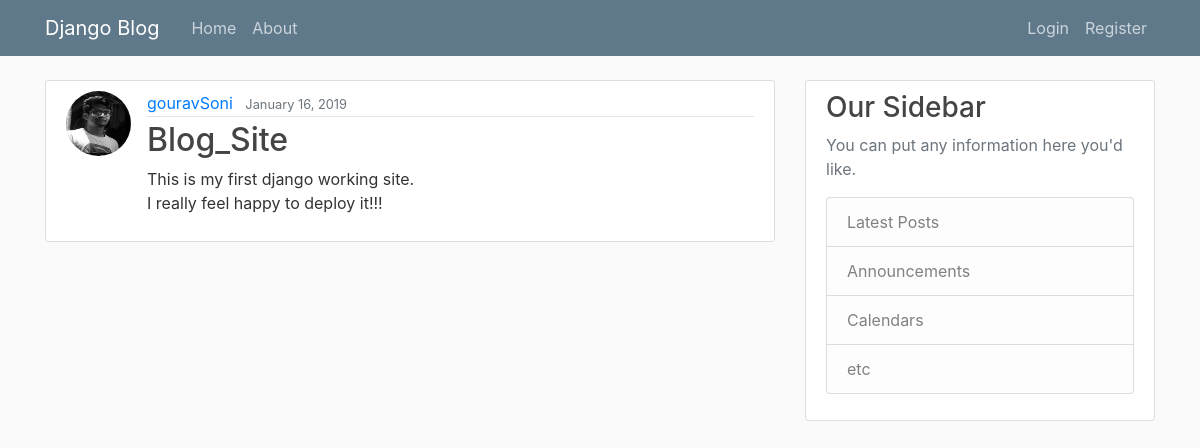
The page / on the database its author committed.
### blog/models.py (models this page shows, shortened)
class Post(models.Model):
	title = models.CharField(max_length=100)
	content = models.TextField()
	date_posted = models.DateTimeField(default=timezone.now)
	author = models.ForeignKey(User, on_delete=models.CASCADE)

### users/models.py (models this page shows, shortened)
class Profile(models.Model):
    user = models.OneToOneField(User, on_delete=models.CASCADE)
    image = models.ImageField(default="default.jpg",upload_to='profile_pics')

### blog/views.py (the view)
# urls.py: path('',PostListView.as_view(),name="blog-home"),
class PostListView(ListView):
	model = Post
	template_name = 'blog/home.html'
	context_object_name = 'posts'
	ordering = ['-date_posted']
	paginate_by = 5

### blog/templates/blog/home.html (shortened to what this page needs)
{% extends "blog/base.html" %}
{% block content %}
	{%for post in posts%}
<article class="media content-section">
	<img class="rounded-circle article-img" src="{{ post.author.profile.image.url }}">
	<div class="media-body">
		<div class="article-metadata">
			<a class="mr-2" href="{% url 'user-posts' post.author.username %}">{{ post.author }}</a>
			<small class="text-muted">{{post.date_posted|date:"F d, Y" }}</small>
		</div>
		<h2><a class="article-title" href="{% url 'post-detail' post.id %}"> {{ post.title }}</a> </h2>
		<p class="article-content">{{ post.content }}</p>
	</div>
</article>
	{%endfor%}
{% endblock content %}

### blog/templates/blog/base.html (shortened to what this page needs)
{% load static %}
<!DOCTYPE html>
<html>
<head>
    <link rel="stylesheet" href="https://maxcdn.bootstrapcdn.com/bootstrap/4.0.0/css/bootstrap.min.css">
    <link rel="stylesheet" type="text/css" href="{% static 'blog/main.css' %}">
</head>
<body><header class="site-header">
  <nav class="navbar navbar-expand-md navbar-dark bg-steel fixed-top">
    <div class="container">
      <a class="navbar-brand mr-4" href="{% url 'blog-home' %}">Django Blog</a>
      <div class="collapse navbar-collapse" id="navbarToggle">
        <div class="navbar-nav mr-auto">
          <a class="nav-item nav-link" href="{% url 'blog-home' %}">Home</a>
          <a class="nav-item nav-link" href="{% url 'blog-about' %}">About</a>
        </div>
        <div class="navbar-nav">
          {% if user.is_authenticated %}
            <a class="nav-item nav-link" href="{% url 'logout' %}">Logout</a>
            <a class="nav-item nav-link" href="{% url 'profile' %}">Profile</a>
            <a class="nav-item nav-link" href="{% url 'post-create'%}">New post</a>
          {% else %}
            <a class="nav-item nav-link" href="{% url 'login' %}">Login</a>
            <a class="nav-item nav-link" href="{% url 'register' %}">Register</a>
            {% endif %}
        </div>
      </div>
    </div>
  </nav>
</header>
<main role="main" class="container">
  <div class="row">
    <div class="col-md-8">
      {% block content %}{% endblock %}
    </div>
    <div class="col-md-4">
      <div class="content-section">
        <h3>Our Sidebar</h3>
        <p class='text-muted'>You can put any information here you'd like.
          <ul class="list-group">
            <li class="list-group-item list-group-item-light">Latest Posts</li>
            <li class="list-group-item list-group-item-light">Announcements</li>
            <li class="list-group-item list-group-item-light">Calendars</li>
            <li class="list-group-item list-group-item-light">etc</li>
          </ul>
        </p>
      </div>
    </div>
  </div>
</main>
</body>
</html>

### blog/static/blog/main.css (style rules this page uses)
body { background: #fafafa; color: #333333; margin-top: 5rem; }
h1, h2, h3, h4, h5, h6 { color: #444444; }
ul { margin: 0; }
.bg-steel { background-color: #5f788a; }
.site-header .navbar-nav .nav-link { color: #cbd5db; }
.content-section { background: #ffffff; padding: 10px 20px; border: 1px solid #dddddd; border-radius: 3px; margin-bottom: 20px; }
.article-title { color: #444444; }
.article-content { white-space: pre-line; }
.article-img { height: 65px; width: 65px; margin-right: 16px; }
.article-metadata { padding-bottom: 1px; margin-bottom: 4px; border-bottom: 1px solid #e3e3e3 }

### rows shown on the page
Post: author.profile.image (picture), author "gouravSoni", date_posted "January 16, 2019", title "Blog_Site", content "This is my first django working site. I really feel happy to deploy it!!!"
